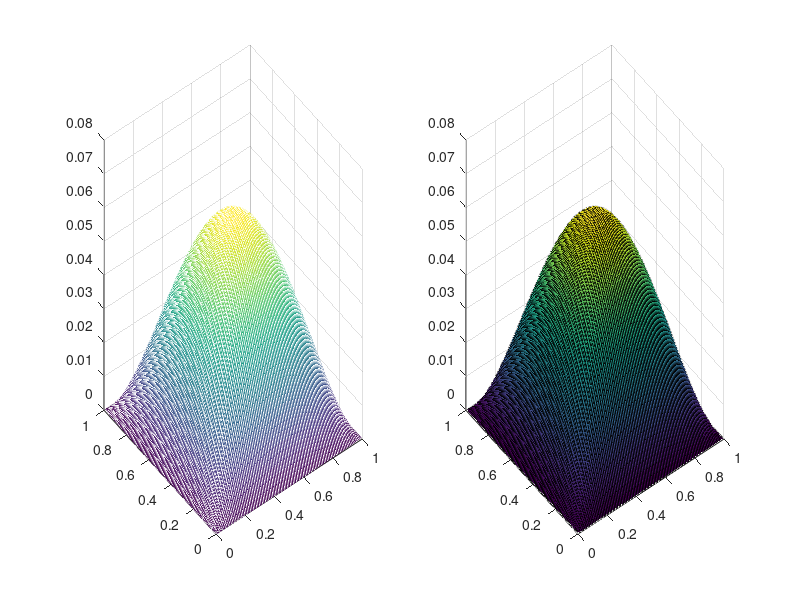
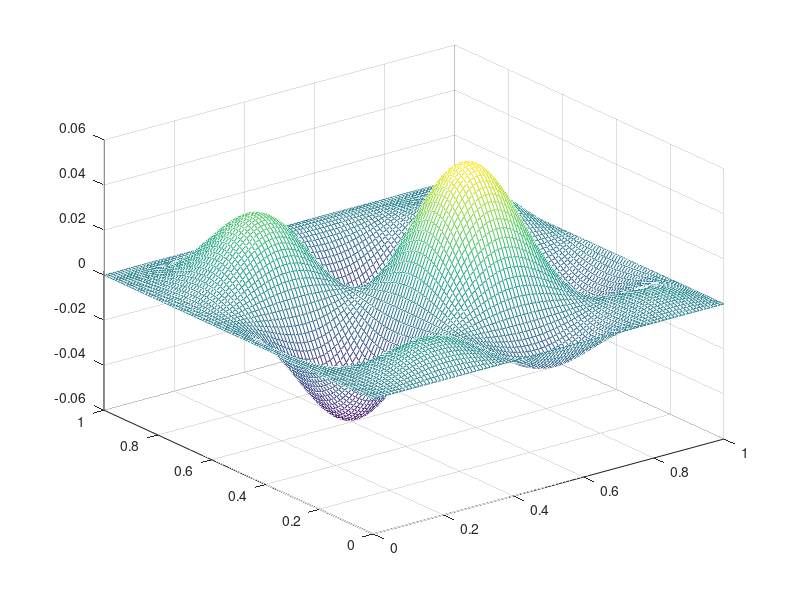
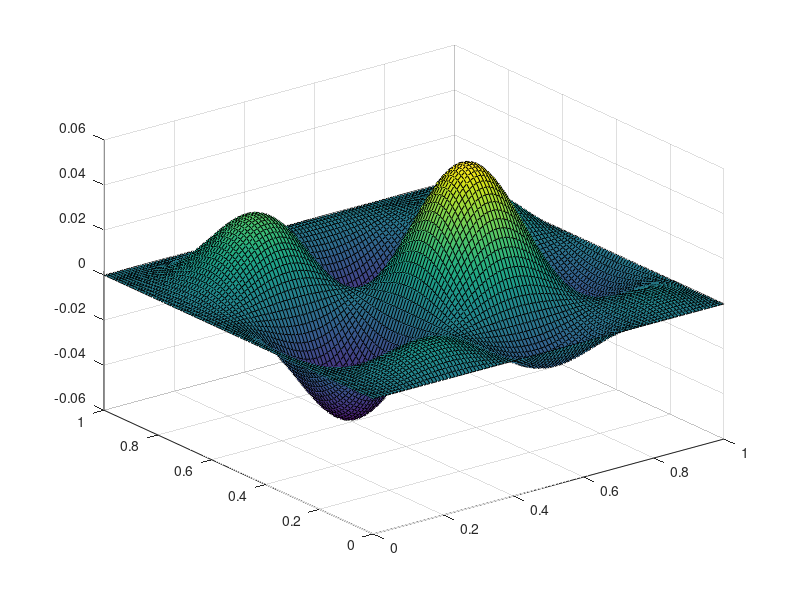

Write the MATLAB code that produced these figures, in order.
% Esercitazione 1 - Esercizio 7

clear all 
close all
clc

x=linspace(0,1);
y=linspace(0,1);
[X,Y]=meshgrid(x,y); %griglia quadrata a partire dai vettori x e y

f1=X.*(X-1).*Y.*(Y-1);
subplot(1,2,1)
mesh(X,Y,f1)
subplot(1,2,2)
surf(X,Y,f1) %riempe anche l'interno

pause

f2=X.*(X-1).*sin(8*X).*Y.*(Y-1).*cos(8*Y);
figure
mesh(X,Y,f2)
figure
surf(X,Y,f2)